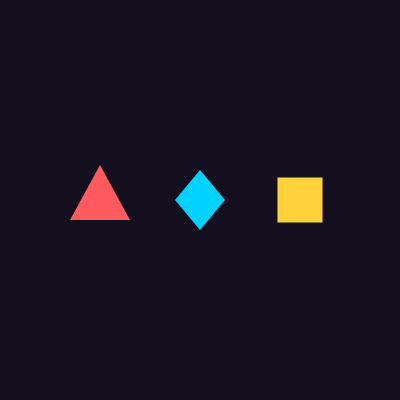
Frame 1 (no input)
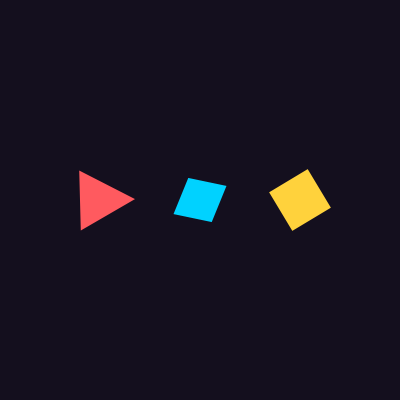
Frame 60 (the mouse pressed at the canvas centre just before this capture)
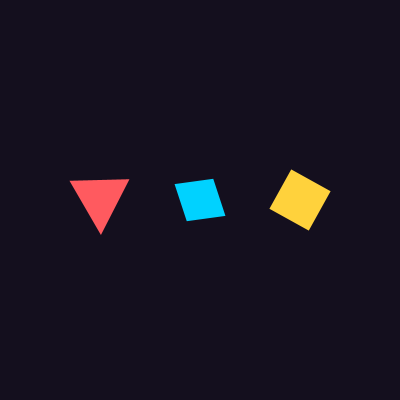
Frame 120 (the mouse held since frame 60 and released just before this capture)

The Processing sketch that drew these frames (run headless with seeded random() and noise(); from frame 60 on, the mouse is pressed at the canvas centre):

// Processing sketch: poppush
// ── poppush.pde
float angleOne = 0;
float angleTwo = 0;
float angleThree = 0;

float xpos = 100;
float xstep = 100;

void setup() {
  size(400, 400);
}

void draw() {
  background(20, 15, 30);
  
  pushMatrix();
    fill(255, 90, 95);
    noStroke();
    translate(xpos + (xstep * 0), height/2);
    rotate(radians(angleOne));
    triangle(-30, 20, 30, 20, 0, -35);
    angleOne = angleOne + 1.5;
  popMatrix();
  
  pushMatrix();
    fill(0, 210, 255);
    noStroke();
    translate(xpos + (xstep * 1), height/2);
    rotate(radians(angleTwo));
    quad(0, -30, 25, 0, 0, 30, -25, 0);
    angleTwo = angleTwo - 2.0;
  popMatrix();

  pushMatrix();
    fill(255, 210, 60);
    noStroke();
    translate(xpos + (xstep * 2), height/2);
    rotate(radians(angleThree));
    rectMode(CENTER);
    rect(0, 0, 45, 45);
    angleThree = angleThree + 1.0;
  popMatrix();
}
